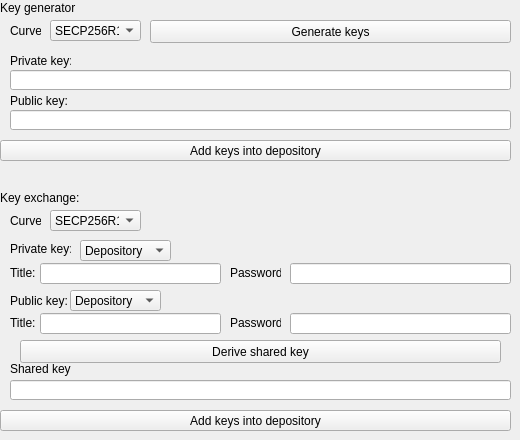
      <widget class="QWidget" name="tab_pecc">
       <attribute name="title">
        <string>ECC</string>
       </attribute>
       <widget class="QPushButton" name="btn_peccg_genk">
        <property name="geometry">
         <rect>
          <x>150</x>
          <y>20</y>
          <width>361</width>
          <height>23</height>
         </rect>
        </property>
        <property name="text">
         <string>Generate keys</string>
        </property>
       </widget>
       <widget class="QComboBox" name="cmbx_peccg_cur">
        <property name="geometry">
         <rect>
          <x>50</x>
          <y>20</y>
          <width>91</width>
          <height>21</height>
         </rect>
        </property>
        <item>
         <property name="text">
          <string>SECP256R1</string>
         </property>
        </item>
        <item>
         <property name="text">
          <string>SECP384R1</string>
         </property>
        </item>
        <item>
         <property name="text">
          <string>SECP512R1</string>
         </property>
        </item>
       </widget>
       <widget class="QLabel" name="lbl_peccg_cur">
        <property name="geometry">
         <rect>
          <x>10</x>
          <y>20</y>
          <width>31</width>
          <height>21</height>
         </rect>
        </property>
        <property name="text">
         <string>Curve:</string>
        </property>
       </widget>
       <widget class="QLineEdit" name="lne_peccg_prk">
        <property name="geometry">
         <rect>
          <x>10</x>
          <y>70</y>
          <width>501</width>
          <height>20</height>
         </rect>
        </property>
       </widget>
       <widget class="QLineEdit" name="lne_peccg_pbk">
        <property name="geometry">
         <rect>
          <x>10</x>
          <y>110</y>
          <width>501</width>
          <height>20</height>
         </rect>
        </property>
       </widget>
       <widget class="QLabel" name="lbl_peccg_gen">
        <property name="geometry">
         <rect>
          <x>0</x>
          <y>0</y>
          <width>81</width>
          <height>16</height>
         </rect>
        </property>
        <property name="text">
         <string>Key generator</string>
        </property>
       </widget>
       <widget class="QLabel" name="lbl_peccex_pbk">
        <property name="geometry">
         <rect>
          <x>10</x>
          <y>290</y>
          <width>61</width>
          <height>21</height>
         </rect>
        </property>
        <property name="text">
         <string>Public key:</string>
        </property>
       </widget>
       <widget class="QLineEdit" name="lne_peccex_shk">
        <property name="geometry">
         <rect>
          <x>10</x>
          <y>380</y>
          <width>501</width>
          <height>20</height>
         </rect>
        </property>
       </widget>
       <widget class="QPushButton" name="btn_peccex_dshk">
        <property name="geometry">
         <rect>
          <x>20</x>
          <y>340</y>
          <width>481</width>
          <height>23</height>
         </rect>
        </property>
        <property name="text">
         <string>Derive shared key</string>
        </property>
       </widget>
       <widget class="QLabel" name="lbl_peccg_prk">
        <property name="geometry">
         <rect>
          <x>10</x>
          <y>50</y>
          <width>61</width>
          <height>21</height>
         </rect>
        </property>
        <property name="text">
         <string>Private key:</string>
        </property>
       </widget>
       <widget class="QLabel" name="lbl_peccg_pbk">
        <property name="geometry">
         <rect>
          <x>10</x>
          <y>90</y>
          <width>61</width>
          <height>21</height>
         </rect>
        </property>
        <property name="text">
         <string>Public key:</string>
        </property>
       </widget>
       <widget class="QLabel" name="lbl_peccex_exch">
        <property name="geometry">
         <rect>
          <x>0</x>
          <y>190</y>
          <width>91</width>
          <height>16</height>
         </rect>
        </property>
        <property name="text">
         <string>Key exchange:</string>
        </property>
       </widget>
       <widget class="QLabel" name="lbl_peccex_cur">
        <property name="geometry">
         <rect>
          <x>10</x>
          <y>210</y>
          <width>31</width>
          <height>21</height>
         </rect>
        </property>
        <property name="text">
         <string>Curve:</string>
        </property>
       </widget>
       <widget class="QLabel" name="lbl_peccex_prk">
        <property name="geometry">
         <rect>
          <x>10</x>
          <y>239</y>
          <width>61</width>
          <height>20</height>
         </rect>
        </property>
        <property name="text">
         <string>Private key:</string>
        </property>
       </widget>
       <widget class="QComboBox" name="cmbx_peccex_cur">
        <property name="geometry">
         <rect>
          <x>50</x>
          <y>210</y>
          <width>91</width>
          <height>21</height>
         </rect>
        </property>
        <item>
         <property name="text">
          <string>SECP256R1</string>
         </property>
        </item>
        <item>
         <property name="text">
          <string>SECP384R1</string>
         </property>
        </item>
        <item>
         <property name="text">
          <string>SECP512R1</string>
         </property>
        </item>
       </widget>
       <widget class="QLabel" name="lbl_peccex_shk">
        <property name="geometry">
         <rect>
          <x>10</x>
          <y>361</y>
          <width>61</width>
          <height>16</height>
         </rect>
        </property>
        <property name="text">
         <string>Shared key:</string>
        </property>
       </widget>
       <widget class="QPushButton" name="btn_peccg_addkdep">
        <property name="geometry">
         <rect>
          <x>0</x>
          <y>140</y>
          <width>511</width>
          <height>21</height>
         </rect>
        </property>
        <property name="text">
         <string>Add keys into depository</string>
        </property>
       </widget>
       <widget class="QPushButton" name="btn_peccex_addkdep">
        <property name="geometry">
         <rect>
          <x>0</x>
          <y>410</y>
          <width>511</width>
          <height>21</height>
         </rect>
        </property>
        <property name="text">
         <string>Add keys into depository</string>
        </property>
       </widget>
       <widget class="QComboBox" name="cmbx_peccex_prk">
        <property name="geometry">
         <rect>
          <x>80</x>
          <y>240</y>
          <width>91</width>
          <height>21</height>
         </rect>
        </property>
        <item>
         <property name="text">
          <string>Depository</string>
         </property>
        </item>
        <item>
         <property name="text">
          <string>Enter</string>
         </property>
        </item>
       </widget>
       <widget class="QComboBox" name="cmbx_peccex_pbk">
        <property name="geometry">
         <rect>
          <x>70</x>
          <y>290</y>
          <width>91</width>
          <height>21</height>
         </rect>
        </property>
        <item>
         <property name="text">
          <string>Depository</string>
         </property>
        </item>
        <item>
         <property name="text">
          <string>Enter</string>
         </property>
        </item>
       </widget>
       <widget class="QStackedWidget" name="stw_peccex_prk">
        <property name="geometry">
         <rect>
          <x>10</x>
          <y>263</y>
          <width>501</width>
          <height>21</height>
         </rect>
        </property>
        <property name="currentIndex">
         <number>1</number>
        </property>
        <widget class="QWidget" name="pg_peccex_ent">
         <widget class="QLineEdit" name="lne_peccexe_prk">
          <property name="geometry">
           <rect>
            <x>0</x>
            <y>0</y>
            <width>501</width>
            <height>21</height>
           </rect>
          </property>
         </widget>
        </widget>
        <widget class="QWidget" name="pg_peccex_dep">
         <widget class="QLineEdit" name="lne_peccexd_prk">
          <property name="geometry">
           <rect>
            <x>30</x>
            <y>0</y>
            <width>181</width>
            <height>21</height>
           </rect>
          </property>
         </widget>
         <widget class="QLineEdit" name="lne_peccex_pass">
          <property name="geometry">
           <rect>
            <x>280</x>
            <y>0</y>
            <width>221</width>
            <height>21</height>
           </rect>
          </property>
         </widget>
         <widget class="QLabel" name="lbl_peccex_pass">
          <property name="geometry">
           <rect>
            <x>220</x>
            <y>0</y>
            <width>51</width>
            <height>20</height>
           </rect>
          </property>
          <property name="text">
           <string>Password:</string>
          </property>
         </widget>
         <widget class="QLabel" name="lbl_peccex_prktitle">
          <property name="geometry">
           <rect>
            <x>0</x>
            <y>0</y>
            <width>31</width>
            <height>20</height>
           </rect>
          </property>
          <property name="text">
           <string>Title:</string>
          </property>
         </widget>
        </widget>
       </widget>
       <widget class="QStackedWidget" name="stw_peccex_pbk">
        <property name="geometry">
         <rect>
          <x>10</x>
          <y>313</y>
          <width>501</width>
          <height>21</height>
         </rect>
        </property>
        <property name="currentIndex">
         <number>1</number>
        </property>
        <widget class="QWidget" name="pg_peccex_pbkent">
         <widget class="QLineEdit" name="lne_peccexe_pbk">
          <property name="geometry">
           <rect>
            <x>0</x>
            <y>0</y>
            <width>501</width>
            <height>21</height>
           </rect>
          </property>
         </widget>
        </widget>
        <widget class="QWidget" name="pg_peccex_pbkdep">
         <widget class="QLineEdit" name="lne_peccexd_pbk">
          <property name="geometry">
           <rect>
            <x>30</x>
            <y>0</y>
            <width>181</width>
            <height>21</height>
           </rect>
          </property>
         </widget>
         <widget class="QLineEdit" name="lne_peccex_pbkpass">
          <property name="geometry">
           <rect>
            <x>280</x>
            <y>0</y>
            <width>221</width>
            <height>21</height>
           </rect>
          </property>
         </widget>
         <widget class="QLabel" name="lbl_peccex_pbkpass">
          <property name="geometry">
           <rect>
            <x>220</x>
            <y>0</y>
            <width>51</width>
            <height>20</height>
           </rect>
          </property>
          <property name="text">
           <string>Password:</string>
          </property>
         </widget>
         <widget class="QLabel" name="lbl_peccex_pbktitle">
          <property name="geometry">
           <rect>
            <x>0</x>
            <y>0</y>
            <width>31</width>
            <height>20</height>
           </rect>
          </property>
          <property name="text">
           <string>Title:</string>
          </property>
         </widget>
        </widget>
       </widget>
      </widget>
